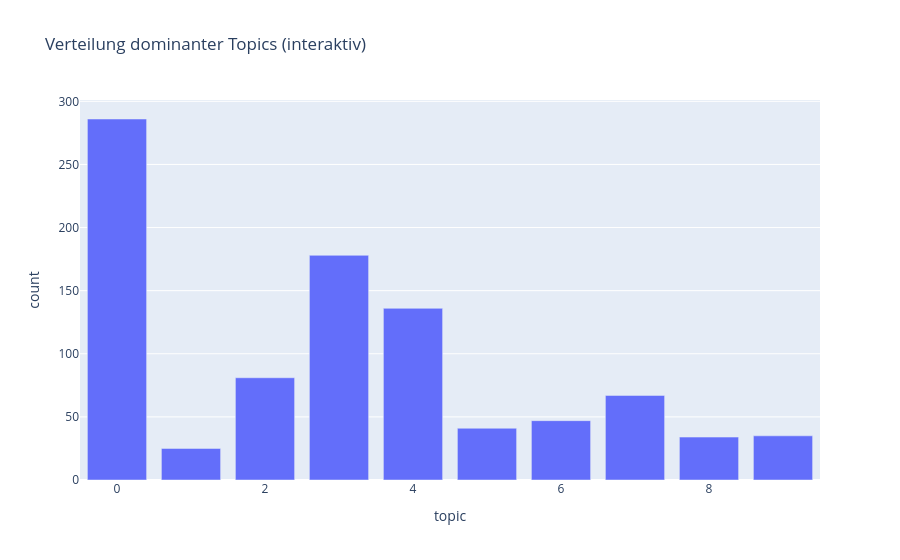

Notebook source saved alongside this figure:
### Code cell
topic_counts_df = topic_counts.reset_index()
topic_counts_df.columns = ["topic", "count"]

fig = px.bar(
    topic_counts_df,
    x="topic",
    y="count",
    title="Verteilung dominanter Topics (interaktiv)"
)
fig.show()

### Figure 1 — Plotly figure (JSON) as saved in the notebook; plotly's stock layout.template omitted (floating-point values rounded to 4 significant figures)
{"data": [{"hovertemplate": "topic=%{x}<br>count=%{y}<extra></extra>", "legendgroup": "", "marker": {"color": "#636efa", "pattern": {"shape": ""}}, "name": "", "orientation": "v", "showlegend": false, "textposition": "auto", "type": "bar", "x": [0, 1, 2, 3, 4, 5, 6, 7, 8, 9], "xaxis": "x", "y": [286, 25, 81, 178, 136, 41, 47, 67, 34, 35], "yaxis": "y"}], "layout": {"barmode": "relative", "legend": {"tracegroupgap": 0}, "title": {"text": "Verteilung dominanter Topics (interaktiv)"}, "xaxis": {"anchor": "y", "domain": [0, 1], "title": {"text": "topic"}}, "yaxis": {"anchor": "x", "domain": [0, 1], "title": {"text": "count"}}}}
